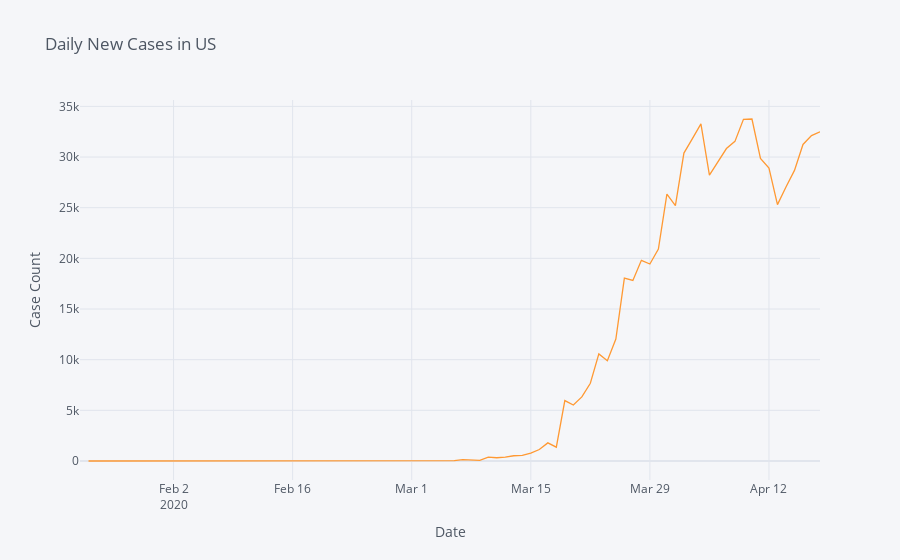

The code cell stored with this chart in its notebook:
### Code cell
country_increase_rate(df, "US")

### Figure 1 — Plotly figure (JSON) as saved in the notebook; plotly's stock layout.template omitted (floating-point values rounded to 4 significant figures)
{"data": [{"line": {"color": "rgba(255, 153, 51, 1.0)", "dash": "solid", "shape": "linear", "width": 1.3}, "mode": "lines", "name": "y", "text": "", "type": "scatter", "x": ["2020-01-22", "2020-01-23", "2020-01-24", "2020-01-25", "2020-01-26", "2020-01-27", "2020-01-28", "2020-01-29", "2020-01-30", "2020-01-31", "2020-02-01", "2020-02-02", "2020-02-03", "2020-02-04", "2020-02-05", "2020-02-06", "2020-02-07", "2020-02-08", "2020-02-09", "2020-02-10", "2020-02-11", "2020-02-12", "2020-02-13", "2020-02-14", "2020-02-15", "2020-02-16", "2020-02-17", "2020-02-18", "2020-02-19", "2020-02-20", "2020-02-21", "2020-02-22", "2020-02-23", "2020-02-24", "2020-02-25", "2020-02-26", "2020-02-27", "2020-02-28", "2020-02-29", "2020-03-01", "2020-03-02", "2020-03-03", "2020-03-04", "2020-03-05", "2020-03-06", "2020-03-07", "2020-03-08", "2020-03-09", "2020-03-10", "2020-03-11", "2020-03-12", "2020-03-13", "2020-03-14", "2020-03-15", "2020-03-16", "2020-03-17", "2020-03-18", "2020-03-19", "2020-03-20", "2020-03-21", "2020-03-22", "2020-03-23", "2020-03-24", "2020-03-25", "2020-03-26", "2020-03-27", "2020-03-28", "2020-03-29", "2020-03-30", "2020-03-31", "2020-04-01", "2020-04-02", "2020-04-03", "2020-04-04", "2020-04-05", "2020-04-06", "2020-04-07", "2020-04-08", "2020-04-09", "2020-04-10", "2020-04-11", "2020-04-12", "2020-04-13", "2020-04-14", "2020-04-15", "2020-04-16", "2020-04-17", "2020-04-18"], "y": ["", 0, 1, 0, 3, 0, 0, 0, 0, 2, 1, 0, 3, 0, 0, 0, 0, 0, 0, 0, 1, 0, 1, 0, 0, 0, 0, 0, 0, 0, 2, 0, 0, 36, 0, 6, 1, 2, 8, 6, 24, 20, 31, 68, 45, 140, 116, 65, 376, 322, 382, 516, 548, 772, 1133, 1789, 1362, 5964, 5526, 6327, 7676, 10567, 9893, 12042, 18058, 17821, 19808, 19444, 20922, 26341, 25200, 30390, 31824, 33267, 28219, 29595, 30838, 31547, 33728, 33755, 29861, 28917, 25306, 27051, 28680, 31242, 32114, 32491]}], "layout": {"legend": {"bgcolor": "#F5F6F9", "font": {"color": "#4D5663"}}, "paper_bgcolor": "#F5F6F9", "plot_bgcolor": "#F5F6F9", "title": {"font": {"color": "#4D5663"}, "text": "Daily New Cases in US"}, "xaxis": {"gridcolor": "#E1E5ED", "showgrid": true, "tickfont": {"color": "#4D5663"}, "title": {"font": {"color": "#4D5663"}, "text": "Date"}, "zerolinecolor": "#E1E5ED"}, "yaxis": {"gridcolor": "#E1E5ED", "showgrid": true, "tickfont": {"color": "#4D5663"}, "title": {"font": {"color": "#4D5663"}, "text": "Case Count"}, "zerolinecolor": "#E1E5ED"}}}
